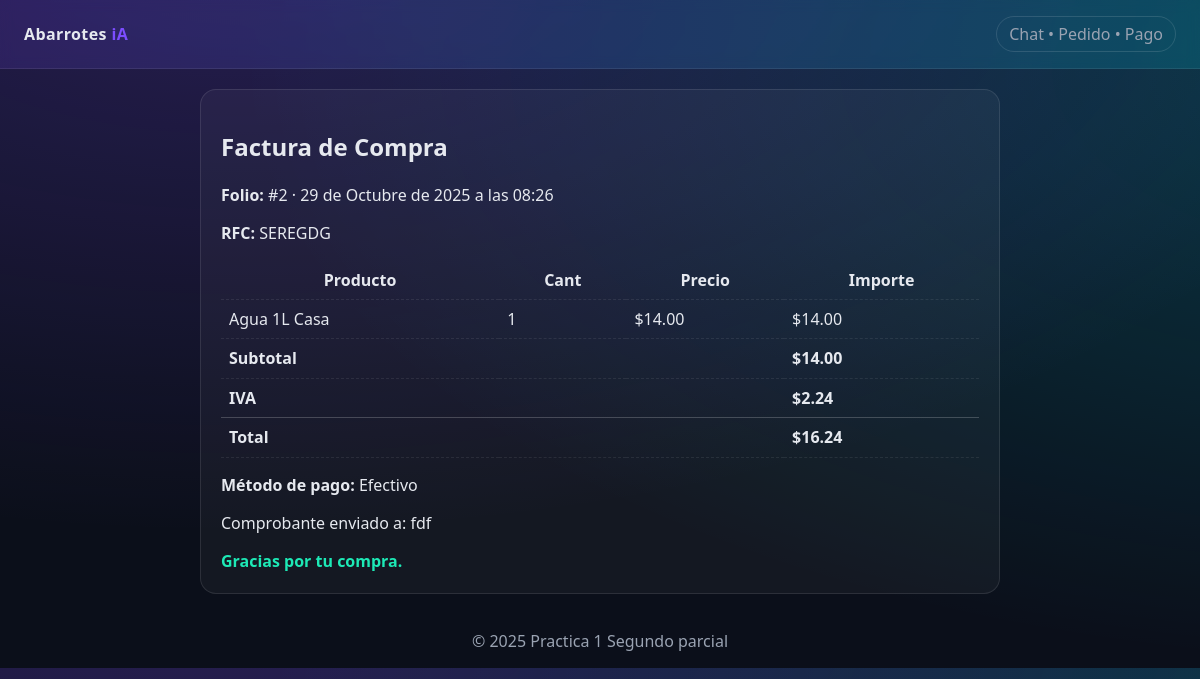
The app's page /recibo/2/ with its own data.
### shopbot/models.py (models this page shows, shortened)
class Order(models.Model):
    created_at = models.DateTimeField(auto_now_add=True)
    subtotal = models.DecimalField(max_digits=9, decimal_places=2, default=0)
    tax = models.DecimalField(max_digits=9, decimal_places=2, default=0)
    total = models.DecimalField(max_digits=9, decimal_places=2, default=0)
    paid = models.BooleanField(default=False)
    payment_method = models.CharField(max_length=32, blank=True)
    email = models.EmailField(blank=True)
    invoice_requested = models.BooleanField(default=False)
    rfc = models.CharField(max_length=20, blank=True)

class OrderItem(models.Model):
    order = models.ForeignKey(Order, on_delete=models.CASCADE, related_name="items")
    product = models.ForeignKey(Product, on_delete=models.PROTECT)
    quantity = models.PositiveIntegerField(default=1)
    unit_price = models.DecimalField(max_digits=9, decimal_places=2)
    def line_total(self):
        return self.quantity * self.unit_price

class Product(models.Model):
    sku = models.CharField(max_length=32, unique=True)
    name = models.CharField(max_length=120)
    brand = models.CharField(max_length=80)
    category = models.CharField(max_length=80)
    price = models.DecimalField(max_digits=9, decimal_places=2)
    cost = models.DecimalField(max_digits=9, decimal_places=2)
    stock = models.IntegerField(default=100)

### shopbot/views.py (the view)
# urls.py: path("recibo/<int:order_id>/", views.receipt, name="receipt"),
def receipt(request: HttpRequest, order_id: int):
    order = Order.objects.get(id=order_id)
    return render(request, "shopbot/receipt.html", {"order": order})

### templates/shopbot/receipt.html
{% extends "base.html" %}
{% block content %}
<div class="ticket">
  <h2>{{ order.invoice_requested|yesno:"Factura,Ticket" }} de Compra</h2>
  <p><b>Folio:</b> #{{ order.id }} · {{ order.created_at }}</p>
  {% if order.invoice_requested %}<p><b>RFC:</b> {{ order.rfc }}</p>{% endif %}
  <table class="carttbl">
    <thead><tr><th>Producto</th><th>Cant</th><th>Precio</th><th>Importe</th></tr></thead>
    <tbody>
      {% for it in order.items.all %}
      <tr>
        <td>{{ it.product.name }} {{ it.product.brand }}</td>
        <td>{{ it.quantity }}</td>
        <td>${{ it.unit_price }}</td>
        <td>${{ it.line_total }}</td>
      </tr>
      {% endfor %}
    </tbody>
    <tfoot>
      <tr><td colspan="3">Subtotal</td><td>${{ order.subtotal }}</td></tr>
      <tr><td colspan="3">IVA</td><td>${{ order.tax }}</td></tr>
      <tr class="total"><td colspan="3">Total</td><td>${{ order.total }}</td></tr>
    </tfoot>
  </table>
  <p><b>Método de pago:</b> {{ order.payment_method|title }}</p>
  <p>Comprobante enviado a: {{ order.email }}</p>
  <div class="thanks">Gracias por tu compra.</div>
</div>
{% endblock %}

### static/css/style.css (style rules this page uses)
:root { --bg:#0b0f1a; --panel:#0f1524; --acc:#7c4dff; --acc2:#00e5ff; --txt:#e6e9ef; --mut:#9aa3b2; --ok:#1de9b6; }
* { box-sizing:border-box }
body { margin:0;background:radial-gradient(1200px 600px at 20% -10%,rgba(124,77,255,.25),transparent), radial-gradient(1200px 600px at 120% 10%,rgba(0,229,255,.2),transparent), var(--bg); font:16px/1.4 system-ui, -apple-system, Segoe UI, Roboto; color:var(--txt) }
.carttbl { width:100%;border-collapse:collapse }
.carttbl th,.carttbl td { padding:8px;border-bottom:1px dashed rgba(255,255,255,.08) }
.carttbl tfoot td { font-weight:700 }
.carttbl .total td { border-top:1px solid rgba(255,255,255,.2) }
.ticket { max-width:800px;margin:20px auto;padding:20px;background:rgba(255,255,255,.04);border:1px solid rgba(255,255,255,.1);border-radius:16px }
.thanks { margin-top:16px;color:var(--ok);font-weight:700 }

### records on screen
Order: invoice_requested "Factura", id "2", created_at "29 de Octubre de 2025 a las 08:26", rfc "SEREGDG", subtotal "14.00", tax "2.24", total "16.24", payment_method "Efectivo", email "fdf"
OrderItem: product.name "Agua 1L", product.brand "Casa", quantity "1", unit_price "14.00", line_total "14.00"
